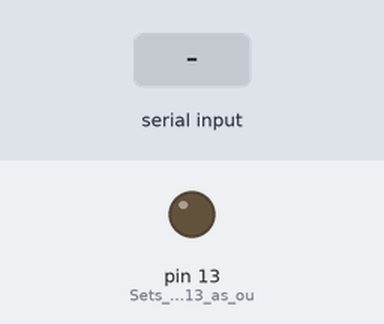
A sketch run on a simulated Arduino Uno, built with avr-gcc and run on an emulated ATmega328P. Parts: output pins drawn as LEDs (lit = HIGH). The test bench sets the inputs (shaded band).

Above: at 1.2 s.
1.3 s: "1\n" received over the second serial link
At 2.2 s:
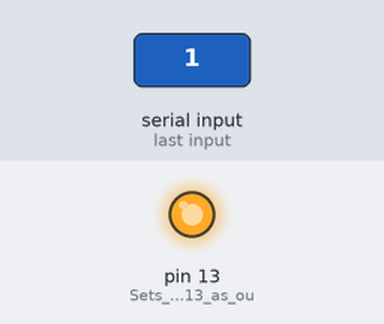
2.8 s: "2\n" received over the second serial link
At 3.3 s:
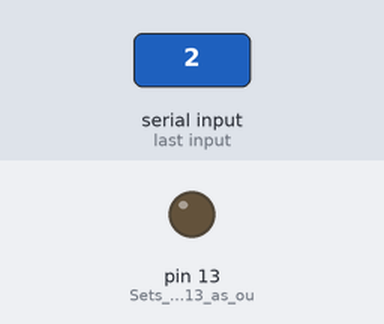
Timing chart, 0 to 5.8 s (numbered marks = the images above; inputs shaded):
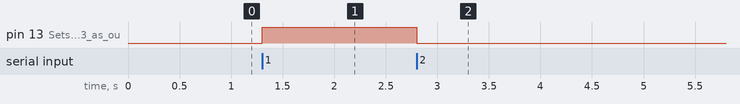

The sketch:

BT_test.ino
```cpp
#include <SoftwareSerial.h>
SoftwareSerial BT(3,2);

char data = 0;            //Variable for storing received data
void setup()
{
    BT.begin(9600);   //Sets the baud for serial data transmission
    pinMode(13, OUTPUT);  //Sets digital pin 13 as output pin
}
void loop()
{
   if(BT.available() > 0)      // Send data only when you receive data:
   {
      data = BT.read();        //Read the incoming data & store into data
      BT.print(data);          //Print Value inside data in Serial monitor
      BT.print("\n");
      if(data == '1')              // Checks whether value of data is equal to 1
         digitalWrite(13, HIGH);   //If value is 1 then LED turns ON
      else if(data == '2')         //  Checks whether value of data is equal to 0
         digitalWrite(13, LOW);    //If value is 0 then LED turns OFF
   }
}
```

Measured:
- after the input at 1.3 s, pin 13 (Sets_digital_pin_13_as_ou): LOW → HIGH at once
- after the input at 2.8 s, pin 13 (Sets_digital_pin_13_as_ou): HIGH → LOW at once
